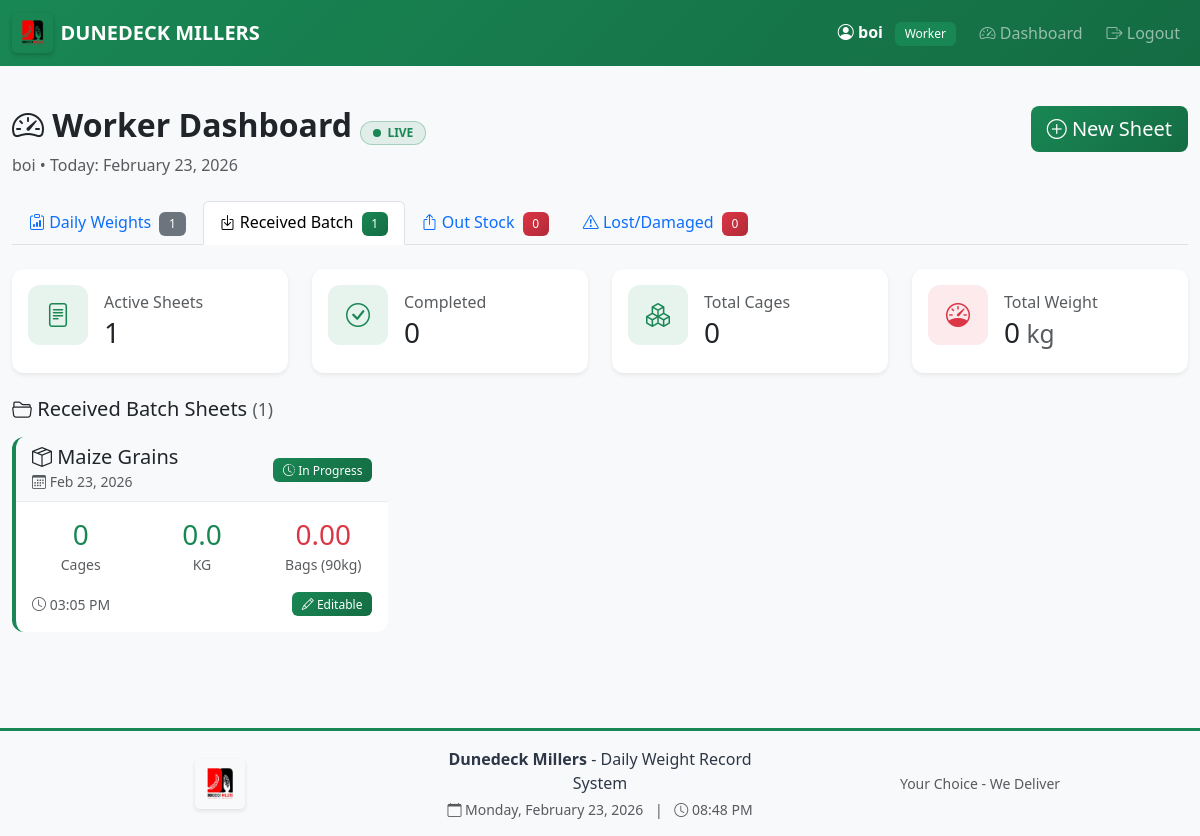
The page /worker/dashboard?type=received (signed in) on the database as committed earlier.
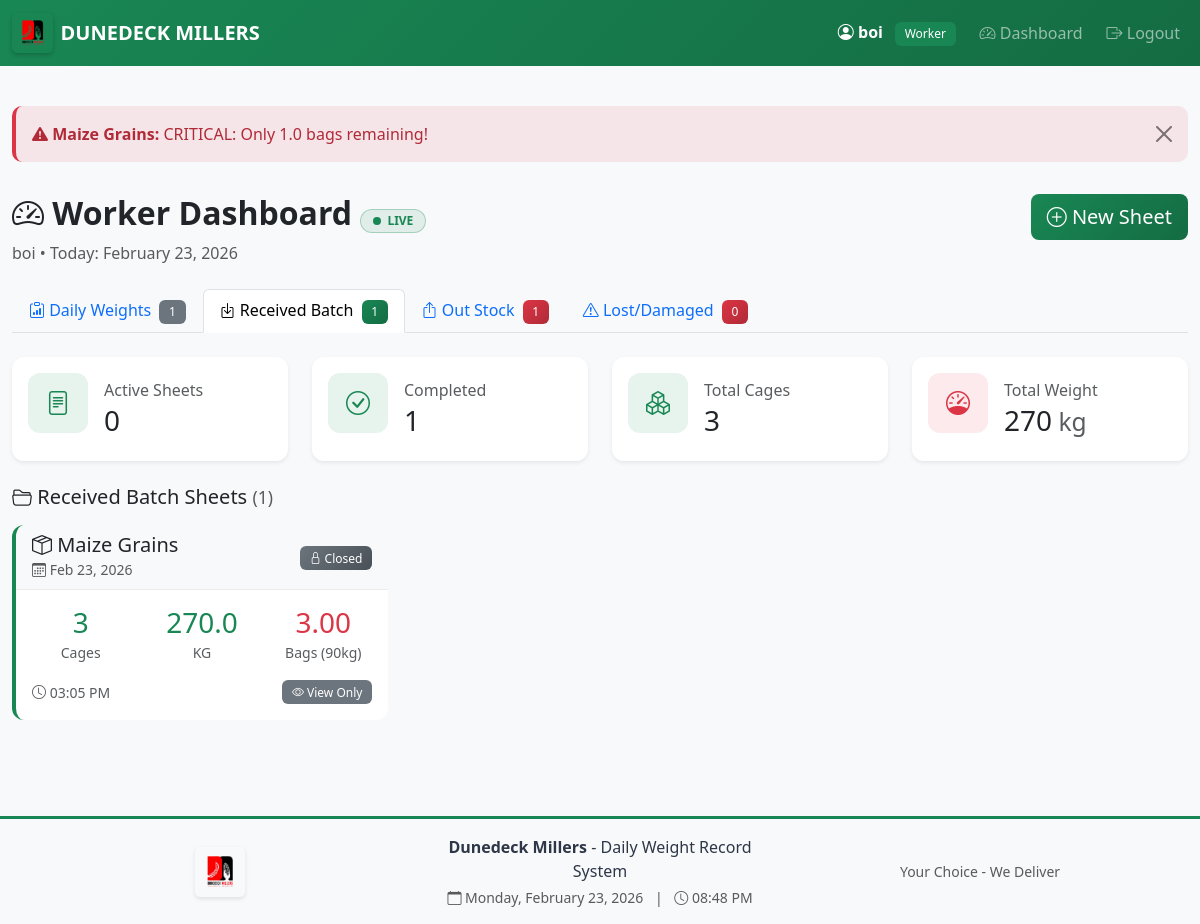
The same page on the database as committed later.
### app.py (models this page shows, shortened)
class IntakeSheet(db.Model):
    id = db.Column(db.Integer, primary_key=True)
    sheet_date = db.Column(db.Date, nullable=False, default=date.today)
    product_type = db.Column(db.String(50), nullable=False)  # Maize Grains, Maize Germ, Animal Feeds, Other
    sheet_type = db.Column(db.String(20), nullable=False, default='daily')  # 'daily', 'received', 'outstock', 'lost'
    worker_id = db.Column(db.Integer, db.ForeignKey('user.id'), nullable=False)
    authorized_by_id = db.Column(db.Integer, db.ForeignKey('user.id'))
    destination = db.Column(db.String(200))
    purpose = db.Column(db.String(200))
    authorization_status = db.Column(db.String(20), default='pending')  # 'pending', 'authorized', 'rejected'
    status = db.Column(db.String(20), default='In Progress')  # 'In Progress', 'Closed'
    created_at = db.Column(db.DateTime, nullable=False, default=datetime.utcnow)
    closed_at = db.Column(db.DateTime)
    entries = db.relationship('IntakeEntry', backref='sheet', lazy=True, cascade='all, delete-orphan')
    authorized_by = db.relationship('User', foreign_keys=[authorized_by_id])

class InventorySummary(db.Model):
    id = db.Column(db.Integer, primary_key=True)
    product_type = db.Column(db.String(50), unique=True, nullable=False)
    total_received_bags = db.Column(db.Float, default=0)
    total_outstock_bags = db.Column(db.Float, default=0)
    total_lost_bags = db.Column(db.Float, default=0)
    remaining_bags = db.Column(db.Float, default=0)
    last_updated = db.Column(db.DateTime, default=datetime.utcnow)
    def is_critical_stock(self):
        return self.remaining_bags < 20

### app.py (the view)
@app.route('/worker/dashboard')
@login_required
def worker_dashboard():
    if current_user.role not in ['worker', 'manager', 'admin']:
        return redirect(url_for('dashboard'))
    sheet_filter = request.args.get('type', 'daily')  # daily, received, outstock, lost
    sheets = IntakeSheet.query.filter_by(
        worker_id=current_user.id,
        sheet_type=sheet_filter
    ).filter(
        IntakeSheet.status.in_(['In Progress', 'Closed'])
    ).order_by(IntakeSheet.created_at.desc()).all()
    sheet_data = []
    total_all_cages = 0
    total_all_weight = 0
    for sheet in sheets:
        entries = sheet.entries
        total_cages = len(entries)
        total_weight = sum(entry.weight for entry in entries)
        if sheet.product_type in ['Maize Grains', 'Maize Germ']:
            bag_weight = 90
        else:
            bag_weight = 50
        total_bags = total_weight / bag_weight if bag_weight > 0 else 0
        sheet_data.append({
            'sheet': sheet,
            'total_cages': total_cages,
            'total_weight': total_weight,
            'total_bags': total_bags,
            'bag_weight': bag_weight
        })
        total_all_cages += total_cages
        total_all_weight += total_weight
    daily_count = IntakeSheet.query.filter_by(worker_id=current_user.id, sheet_type='daily').count()
    received_count = IntakeSheet.query.filter_by(worker_id=current_user.id, sheet_type='received').count()
    outstock_count = IntakeSheet.query.filter_by(worker_id=current_user.id, sheet_type='outstock').count()
    lost_count = IntakeSheet.query.filter_by(worker_id=current_user.id, sheet_type='lost').count()
    pending_auth = IntakeSheet.query.filter_by(
        worker_id=current_user.id,
        sheet_type='outstock',
        authorization_status='pending'
    ).count()
    alerts = get_inventory_alerts()
    today = date.today()
    return render_template('worker_dashboard.html',
                         sheet_data=sheet_data,
                         total_all_cages=total_all_cages,
                         total_all_weight=total_all_weight,
                         today=today,
                         sheet_filter=sheet_filter,
                         daily_count=daily_count,
                         received_count=received_count,
                         outstock_count=outstock_count,
                         lost_count=lost_count,
                         pending_auth=pending_auth,
                         alerts=alerts)

### app.py (called while the page is built, shortened)
@login_manager.user_loader
def load_user(user_id):
    return db.session.get(User, int(user_id))

def get_inventory_alerts():
    inventories = InventorySummary.query.all()
    alerts = []
    for inv in inventories:
        if inv.is_critical_stock():
            alerts.append({
                'level': 'critical',
                'product': inv.product_type,
                'remaining': inv.remaining_bags,
                'message': f'CRITICAL: Only {inv.remaining_bags:.1f} bags remaining!'
            })
    return alerts

### templates/worker_dashboard.html (shortened to what the changed rows need)
{% extends "base.html" %}
{% block content %}
{% if alerts %}
<div class="row mb-3">
    <div class="col-12">
        {% for alert in alerts %}
        <div class="alert alert-{{ 'danger' if alert.level == 'critical' else 'warning' }} alert-dismissible fade show">
            <i class="bi bi-exclamation-triangle-fill"></i>
            <strong>{{ alert.product }}:</strong> {{ alert.message }}
            <button type="button" class="btn-close" data-bs-dismiss="alert"></button>
        </div>
        {% endfor %}
    </div>
</div>
{% endif %}
<div class="row mb-4">
    <div class="col-md-8">
        <h2 class="fw-bold">
            <i class="bi bi-speedometer2"></i> Worker Dashboard
            <span class="live-indicator">LIVE</span>
        </h2>
    </div>
</div>
<ul class="nav nav-tabs mb-4" role="tablist">
    <li class="nav-item">
        <a class="nav-link {% if sheet_filter == 'outstock' %}active{% endif %}"
           href="{{ url_for('worker_dashboard', type='outstock') }}">
            <i class="bi bi-box-arrow-up"></i> Out Stock
            <span class="badge bg-danger ms-1">{{ outstock_count }}</span>
        </a>
    </li>
</ul>
<div class="row mb-4">
    <div class="col-md-3">
        <div class="card border-0 shadow-sm">
            <div class="card-body">
                <div class="d-flex align-items-center">
                    <div class="ms-3">
                        <h6 class="text-muted mb-1">Active Sheets</h6>
                        <h3 class="mb-0">{{ sheet_data|selectattr('sheet.status', 'equalto', 'In Progress')|list|length }}</h3>
                    </div>
                </div>
            </div>
        </div>
    </div>
    <div class="col-md-3">
        <div class="card border-0 shadow-sm">
            <div class="card-body">
                <div class="d-flex align-items-center">
                    <div class="ms-3">
                        <h6 class="text-muted mb-1">Completed</h6>
                        <h3 class="mb-0">{{ sheet_data|selectattr('sheet.status', 'equalto', 'Closed')|list|length }}</h3>
                    </div>
                </div>
            </div>
        </div>
    </div>
    <div class="col-md-3">
        <div class="card border-0 shadow-sm">
            <div class="card-body">
                <div class="d-flex align-items-center">
                    <div class="ms-3">
                        <h6 class="text-muted mb-1">Total Cages</h6>
                        <h3 class="mb-0">{{ total_all_cages }}</h3>
                    </div>
                </div>
            </div>
        </div>
    </div>
    <div class="col-md-3">
        <div class="card border-0 shadow-sm">
            <div class="card-body">
                <div class="d-flex align-items-center">
                    <div class="ms-3">
                        <h6 class="text-muted mb-1">Total Weight</h6>
                        <h3 class="mb-0">{{ "%.0f"|format(total_all_weight) }}<small class="text-muted"> kg</small></h3>
                    </div>
                </div>
            </div>
        </div>
    </div>
</div>
{% if sheet_data %}
<div class="row">
    {% for data in sheet_data %}
    <div class="col-md-6 col-lg-4 mb-4">
        <div class="card sheet-card product-{{ data.sheet.product_type.lower().replace(' ', '-') }}"
             onclick="window.location='{{ url_for('view_sheet', sheet_id=data.sheet.id) }}'">
            <div class="card-header bg-light">
                <div class="d-flex justify-content-between align-items-center">
                    <div>
                        <h5 class="mb-0">
                            <i class="bi bi-box-seam"></i> {{ data.sheet.product_type }}
                        </h5>
                        <small class="text-muted">
                            <i class="bi bi-calendar3"></i> {{ data.sheet.sheet_date.strftime('%b %d, %Y') }}
                        </small>
                    </div>
                    <div>
                        {% if data.sheet.status == 'In Progress' %}
                        <span class="badge badge-in-progress">
                            <i class="bi bi-clock-history"></i> In Progress
                        </span>
                        {% else %}
                        <span class="badge badge-closed">
                            <i class="bi bi-lock"></i> Closed
                        </span>
                        {% endif %}
                    </div>
                </div>
            </div>
            <div class="card-body">
                <div class="row text-center mb-3">
                    <div class="col-4">
                        <div class="stat-value">
                            <h3 class="mb-0" style="color: var(--dm-green);">{{ data.total_cages }}</h3>
                            <small class="text-muted">Cages</small>
                        </div>
                    </div>
                    <div class="col-4">
                        <div class="stat-value">
                            <h3 class="mb-0" style="color: var(--dm-green);">{{ "%.1f"|format(data.total_weight) }}</h3>
                            <small class="text-muted">KG</small>
                        </div>
                    </div>
                    <div class="col-4">
                        <div class="stat-value">
                            <h3 class="mb-0" style="color: var(--dm-red);">{{ "%.2f"|format(data.total_bags) }}</h3>
                            <small class="text-muted">Bags ({{ data.bag_weight }}kg)</small>
                        </div>
                    </div>
                </div>
                <div class="d-flex justify-content-between align-items-center">
                    <small class="text-muted">
                        <i class="bi bi-clock"></i> {{ data.sheet.created_at.strftime('%I:%M %p') }}
                    </small>
                    {% if data.sheet.status == 'In Progress' %}
                    <span class="badge bg-success">
                        <i class="bi bi-pencil"></i> Editable
                    </span>
                    {% else %}
                    <span class="badge bg-secondary">
                        <i class="bi bi-eye"></i> View Only
                    </span>
                    {% endif %}
                </div>
            </div>
        </div>
    </div>
    {% endfor %}
</div>
{% endif %}
{% endblock %}

Rows that differ between the two databases and show on the page:
added InventorySummary: product "Maize Grains", message "CRITICAL: Only 1.0 bags remaining!"
changed IntakeSheet "Maize Grains": status "In Progress" → "Closed" (drawn)
Other text that changed with them:
{{ outstock_count }}: "0" → "1"
{{ sheet_data|selectattr('sheet.status', 'equalto', 'Closed')|list|length }}: "0" → "1"
{{ total_all_cages }}: "0" → "3"
{{ "%.0f"|format(total_all_weight) }}: "0" → "270"
text no longer shown: "1"
text now shown: "0"
new list line: "Maize Grains Feb 23, 2026 03:05 PM"
new list line: "Closed 3 Cages 270.0 KG 3.00 Bags ( 90 kg) View Only"
list line gone: "Maize Grains Feb 23, 2026 03:05 PM"
list line gone: "In Progress 0 Cages 0.0 KG 0.00 Bags ( 90 kg) Editable"
